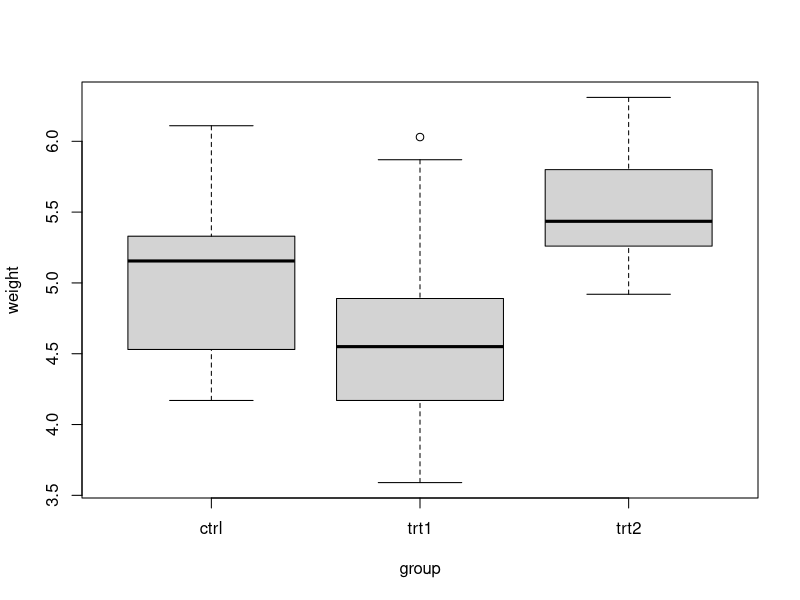
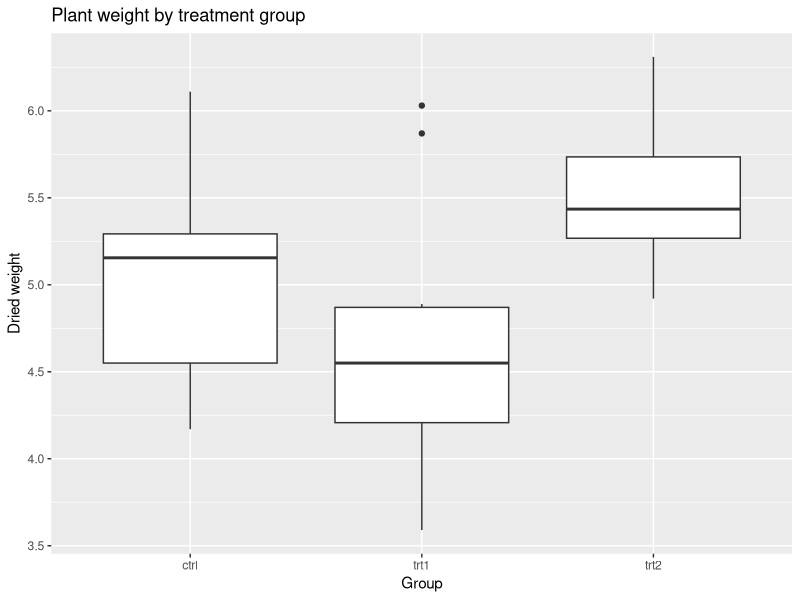

Recreate these plots in R, in order.
## ---- chunk 1
summary(PlantGrowth)
## ---- chunk 2
boxplot(weight ~ group, data = PlantGrowth)
## ---- chunk 3
library(ggplot2)

ggplot(PlantGrowth, aes(x = group, y = weight)) +
  geom_boxplot() +
  labs(
    title = "Plant weight by treatment group",
    x = "Group",
    y = "Dried weight"
  )
